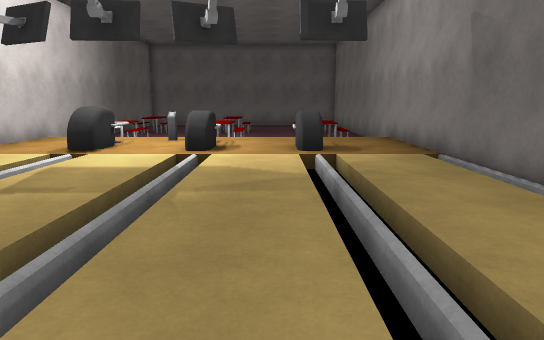
View 1 (above)

12 first-person views from a walk through a 3-D level made in the Unity game engine. The camera is 1.3 m above the floor, tilts 10° down and sees 70° across. The floor is counted in squares, 1 m on a side. Each view is taken from the middle of a square. On the plan, view 1 faces up. The plan holds only what a view shows up to about 16 squares ahead; the rest is blank. The player character is not drawn. Some animated figures are left out.

View 2
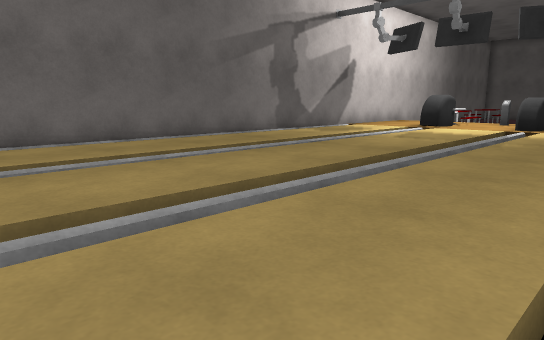

View 3
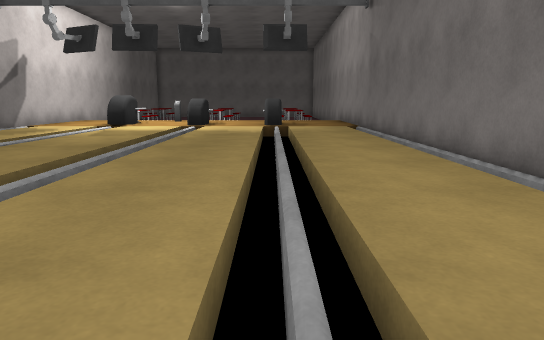

View 4
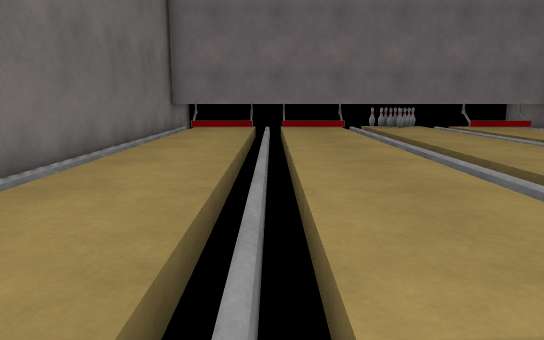

View 5
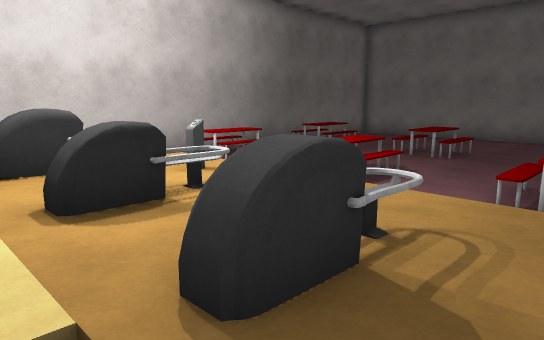

View 6
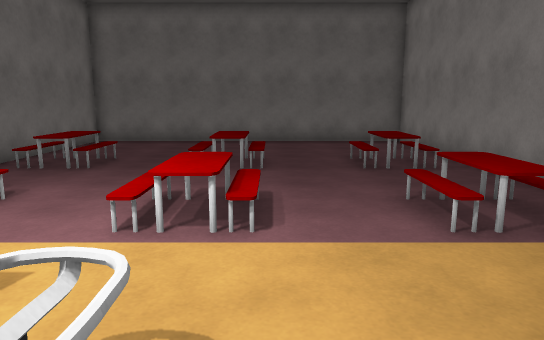

View 7
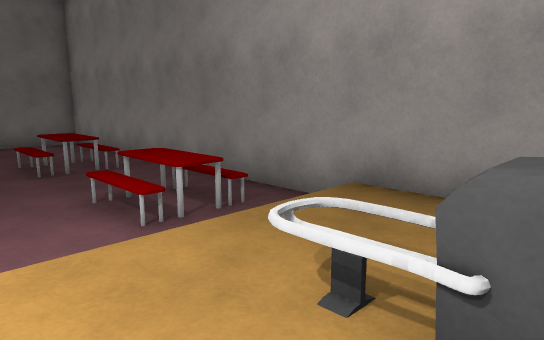

View 8
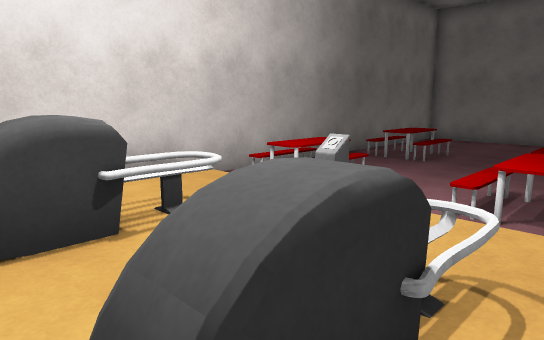

View 9
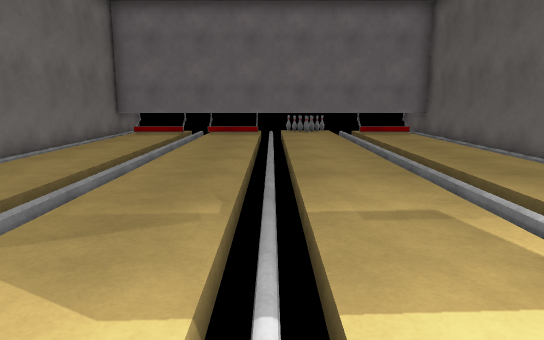

View 10
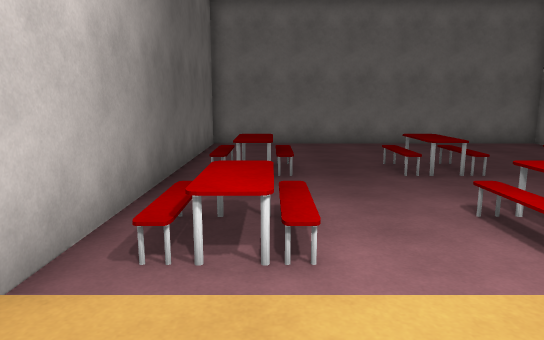

View 11
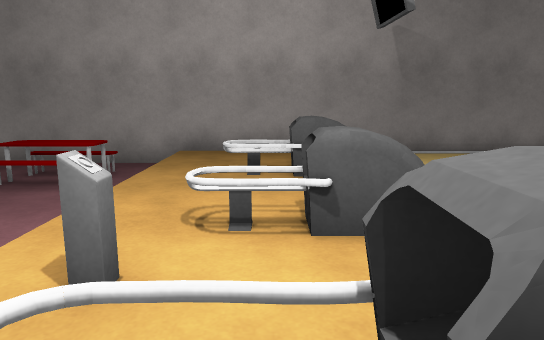

View 12
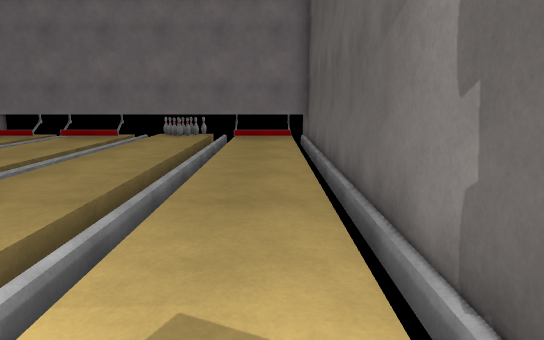

### Floor plan
Key: @ floor where view 1 was taken; # wall or solid block; . main floor; - floor 0.25 m lower than the main floor; : floor 0.5 m higher than the main floor; / step, stairs or slope; = window, fence, low wall or low ledge; ^ raised ledge.
Columns run from 9 left of view 1 to 5 right of it. Each row starts with its distance up from view 1.
 27 ###############
 26 #-------------#
 25 #-------------#
 24 #-------------#
 23 #-------------#
 22 #-//--/:/--^/-#
 21 #-//--/:/--^/-#
 20 #-------------#
 19 #-------------#
 18 #-------------#
 17 #-//--/:/--^/-#
 16 #-//--/:/--^/-#
 15 #-------------#
 14 #.............#
 13 #...=..=..=...#
 12 #...=..=..=...#
 11 #...^..^..^...#
 10 #...=.........#
  9 ##../../../..##
  8  #../../../..#
  7  #../../../..#
  6  #../../../..#
  5  #../../../..#
  4  #../../../..#
  3  #../../../..#
  2  #../../../..#
  1  #../../../..#
  0  #../../.@/..#
 -1  #../../../..#
 -2  #../../../..#
 -3  #../../../..#
 -4  #../../../..#
 -5  #../../../..#
 -6  #=#####==##=#
 -7  #### ########

Where each view was taken, in squares from view 1:
view 1: 0 up, 0 right, facing up
view 2: 4 down, 1 right, facing up-left
view 3: 5 down, 1 right, facing up
view 4: 7 up, 1 right, facing down
view 5: 9 up, 3 right, facing up-left
view 6: 11 up, 1 left, facing up
view 7: 11 up, 1 left, facing up-right
view 8: 10 up, 1 left, facing up-left
view 9: 10 up, 2 left, facing down
view 10: 12 up, 6 left, facing up
view 11: 12 up, 6 left, facing right
view 12: 8 up, 7 left, facing down
